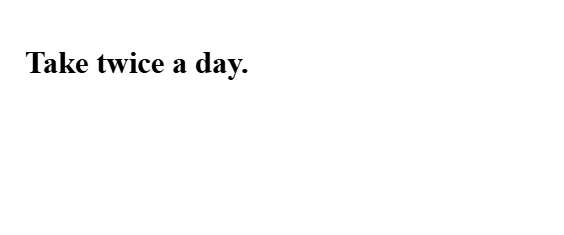
#> input picture tests/assets/prescription.jpg, 564 x 235 px
$ python -i model.py   (imports and definitions only)
#> lines starting #> are read from the running program, lines starting #| are printed output that depends on the picture; after the words box and inside, x2 and y2 are one past the last pixel; in counts of white or black regions, pixels touching at a corner belong together
import cv2
import os
import pytesseract
import numpy as np
from PIL import Image,ImageOps

VALID_IMG_TYPES = {'.jpg', '.jpeg', '.png', 'bmp', '.tiff'}

def is_blank_image(image):
    mean_intensity = np.mean(image)
    print(mean_intensity)
    return mean_intensity > 250 # if the intensity is closer to 255, we know there is not much variation in the image, i.e., things are the same color with no text on it

def preprocess_image_array(image_array):
    gray = cv2.cvtColor(image_array, cv2.COLOR_BGR2GRAY)

    # Apply Gaussian Blur (helps reduce noise)
    blurred = cv2.GaussianBlur(gray, (5, 5), 0)

    # Apply Adaptive Thresholding to enhance contrast
    thresh = cv2.adaptiveThreshold(
        blurred, 255, cv2.ADAPTIVE_THRESH_GAUSSIAN_C, cv2.THRESH_BINARY, 11, 2
    )
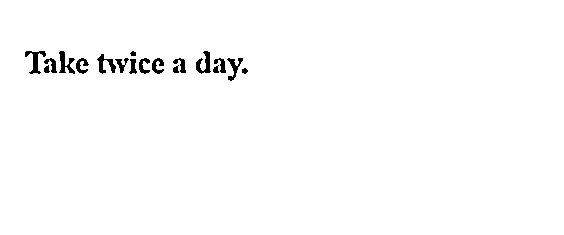
#> thresh: shape (235, 564); 98.7% white; 18 black regions, largest, box (x1, y1, x2, y2) and area: (25, 51, 46, 74) 180, (196, 51, 211, 74) 172, (59, 51, 75, 74) 171

    return thresh

def extract_text_from_label(image_file):
    """
    Accepts an in-memory file (BytesIO) or a file-like object.
    """
    try:
        img = Image.open(image_file).convert("RGB")
        img_array = np.array(img)
        img_array = cv2.cvtColor(img_array, cv2.COLOR_RGB2BGR)  # Convert to BGR for OpenCV
    except Exception as e:
        print(f"Error opening image: {e}")
        raise ValueError(f"Invalid image: {e}")

    processed_image = preprocess_image_array(img_array)

    # Optional: Uncomment this if you want to skip blank images
    # if is_blank_image(processed_image):
    #     return ""

    # Find contours of text regions
    contours, _ = cv2.findContours(
        processed_image, cv2.RETR_EXTERNAL, cv2.CHAIN_APPROX_SIMPLE
    )
#> contours = [[[0, 0], [0, 234], [563, 234], [563, 0]]]

    extracted_texts = []

    for contour in contours:
        x, y, w, h = cv2.boundingRect(contour)

        if w < 30 or h < 10:
            continue

        text_region = processed_image[y:y + h, x:x + w]

        # Apply OCR (Tesseract)
        text = pytesseract.image_to_string(text_region, config="--psm 6").strip()

        if text:
            extracted_texts.append(text)
#> this loop made 1 pass
#> (contour, x, y, w, h) on pass 1: ([[0, 0], [0, 234], [563, 234], [563, 0]], 0, 0, 564, 235)
#> after the loop, extracted_texts = []

    return "".join(extracted_texts)


# def extract_text_from_label(image_file) -> str:
#     """
#     Reads a BytesIO / file-like object or a file path,
#     runs a quick pre-process, then OCRs it with Tesseract.
#     """
#     # 1) rewind if it’s a BytesIO / open file handle
#     if hasattr(image_file, "seek"):
#         image_file.seek(0)

#     # 2) load & validate
#     try:
#         img = Image.open(image_file)
#     except Exception as e:
#         raise ValueError("Invalid image") from e

#     # 3) make the text pop (grayscale → upscale → autocontrast)
#     img = (
#         img.convert("L")                                   # to gray
#            .resize((img.width * 2, img.height * 2), Image.BICUBIC)
#     )
#     img = ImageOps.autocontrast(img)

#     # 4) OCR – psm 7 = “single text line”, good for labels
#     text = pytesseract.image_to_string(
#         img,
#         config="--psm 7 --oem 3 -c tessedit_char_whitelist=ABCDEFGHIJKLMNOPQRSTUVWXYZabcdefghijklmnopqrstuvwxyz"
#     ).strip()

#     return text
# Example usage
# image_path = "./images/hi.txt"
# detected_text = extract_text_from_label(image_path)
# print("Extracted Text:", detected_text)

#> (the run stopped early here; a loop or call above may not have finished)
